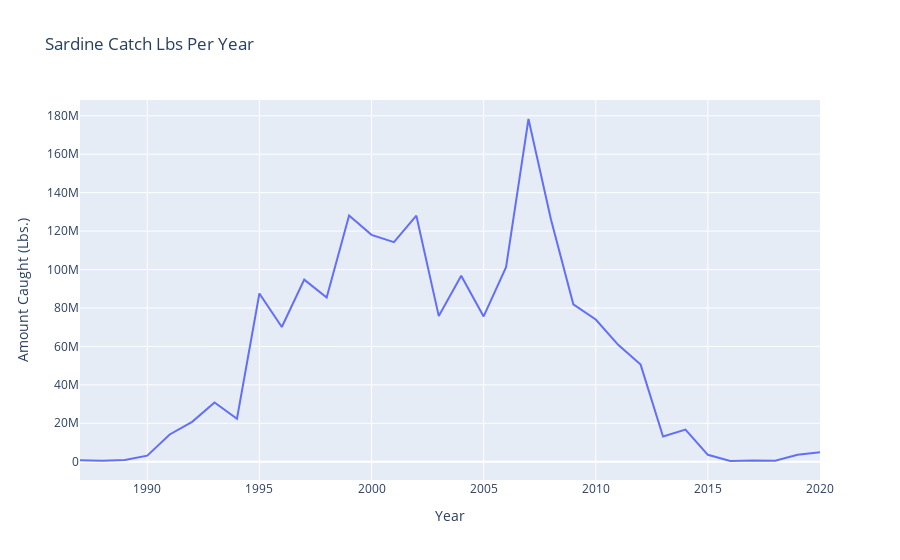

Notebook code for this chart:
### Markdown cell above
### Adult Sardine Per Year

The chart below visualizes the number of adult sardine, in thousands of pounds, caught per year.

### Code cell
landing_sardine = pd.read_csv("data/landing_sardine.csv")

fig = px.line(
    landing_sardine,
    x='Year',
    y = 'CatchLbs',
    title =  "Sardine Catch Lbs Per Year",
    labels = {'CatchLbs':'Amount Caught (Lbs.)'})
fig.show()

### Figure 1 — Plotly figure (JSON) as saved in the notebook; plotly's stock layout.template omitted (floating-point values rounded to 4 significant figures)
{"data": [{"hovertemplate": "Year=%{x}<br>Amount Caught (Lbs.)=%{y}<extra></extra>", "legendgroup": "", "line": {"color": "#636efa", "dash": "solid"}, "mode": "lines", "name": "", "orientation": "v", "showlegend": false, "type": "scatter", "x": [1987, 1988, 1989, 1990, 1991, 1992, 1993, 1994, 1995, 1996, 1997, 1998, 1999, 2000, 2001, 2002, 2003, 2004, 2005, 2006, 2007, 2008, 2009, 2010, 2011, 2012, 2013, 2014, 2015, 2016, 2017, 2018, 2019, 2020], "xaxis": "x", "y": [707585, 461755, 899724, 3134151, 14182046, 20735063, 30849762, 22326632, 87510828, 70086201, 94759414, 85479461, 128080138, 118056834, 114267247, 128035475, 75762548, 96768856, 75585847, 101189339, 178334197, 126156964, 81927250, 74010908, 60800471, 50531814, 13154107, 16705045, 3575961, 367551, 666988, 542672, 3595952, 4899505], "yaxis": "y"}], "layout": {"legend": {"tracegroupgap": 0}, "title": {"text": "Sardine Catch Lbs Per Year"}, "xaxis": {"anchor": "y", "domain": [0, 1], "title": {"text": "Year"}}, "yaxis": {"anchor": "x", "domain": [0, 1], "title": {"text": "Amount Caught (Lbs.)"}}}}
